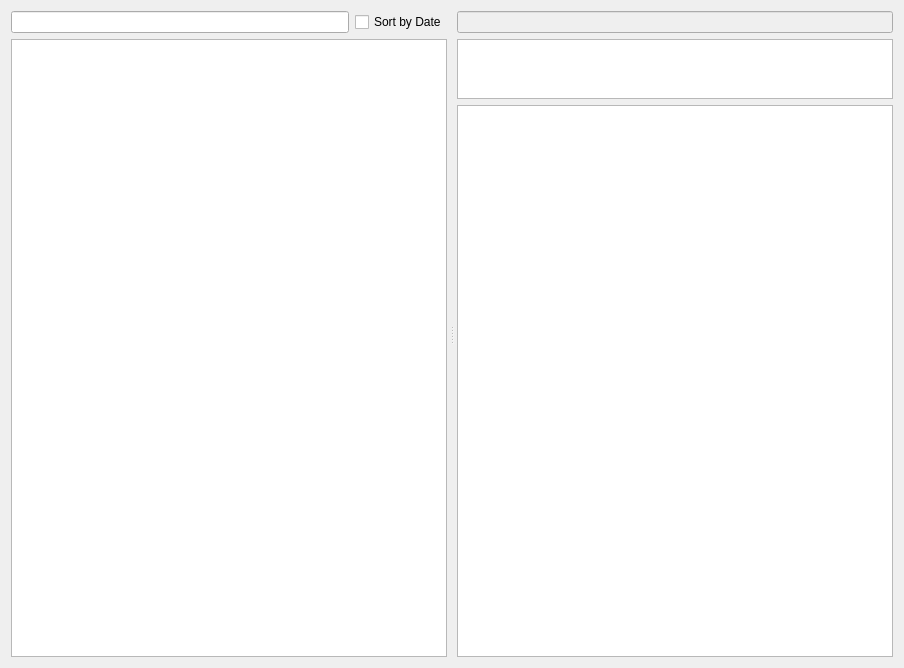
<?xml version="1.0" encoding="UTF-8"?>
<ui version="4.0">
 <class>diary_search_dialog</class>
 <widget class="QDialog" name="diary_search_dialog">
  <property name="geometry">
   <rect>
    <x>0</x>
    <y>0</y>
    <width>904</width>
    <height>668</height>
   </rect>
  </property>
  <property name="windowTitle">
   <string>Search Diary Text</string>
  </property>
  <property name="windowIcon">
   <iconset resource="resource.qrc">
    <normaloff>:/icon/holoico_trans.ico</normaloff>:/icon/holoico_trans.ico</iconset>
  </property>
  <layout class="QHBoxLayout" name="horizontalLayout_2">
   <item>
    <widget class="QSplitter" name="splitter">
     <property name="orientation">
      <enum>Qt::Horizontal</enum>
     </property>
     <property name="handleWidth">
      <number>10</number>
     </property>
     <widget class="QWidget" name="layoutWidget">
      <layout class="QVBoxLayout" name="verticalLayout">
       <item>
        <layout class="QHBoxLayout" name="horizontalLayout">
         <item>
          <widget class="QLineEdit" name="lineEdit"/>
         </item>
         <item>
          <widget class="QCheckBox" name="checkBox">
           <property name="text">
            <string>Sort by Date</string>
           </property>
          </widget>
         </item>
        </layout>
       </item>
       <item>
        <widget class="QListWidget" name="listWidget">
         <property name="minimumSize">
          <size>
           <width>220</width>
           <height>0</height>
          </size>
         </property>
         <property name="dragDropMode">
          <enum>QAbstractItemView::InternalMove</enum>
         </property>
         <property name="defaultDropAction">
          <enum>Qt::MoveAction</enum>
         </property>
         <property name="spacing">
          <number>10</number>
         </property>
         <property name="wordWrap">
          <bool>true</bool>
         </property>
        </widget>
       </item>
      </layout>
     </widget>
     <widget class="QWidget" name="layoutWidget1">
      <layout class="QVBoxLayout" name="verticalLayout_2">
       <item>
        <widget class="QLineEdit" name="lineEdit_date">
         <property name="enabled">
          <bool>false</bool>
         </property>
        </widget>
       </item>
       <item>
        <widget class="QListWidget" name="listWidget_concept">
         <property name="sizePolicy">
          <sizepolicy hsizetype="Expanding" vsizetype="Preferred">
           <horstretch>0</horstretch>
           <verstretch>0</verstretch>
          </sizepolicy>
         </property>
         <property name="maximumSize">
          <size>
           <width>16777215</width>
           <height>60</height>
          </size>
         </property>
         <property name="dragEnabled">
          <bool>false</bool>
         </property>
         <property name="dragDropOverwriteMode">
          <bool>false</bool>
         </property>
         <property name="dragDropMode">
          <enum>QAbstractItemView::InternalMove</enum>
         </property>
         <property name="defaultDropAction">
          <enum>Qt::MoveAction</enum>
         </property>
         <property name="selectionMode">
          <enum>QAbstractItemView::ExtendedSelection</enum>
         </property>
         <property name="movement">
          <enum>QListView::Free</enum>
         </property>
         <property name="flow">
          <enum>QListView::LeftToRight</enum>
         </property>
         <property name="resizeMode">
          <enum>QListView::Adjust</enum>
         </property>
         <property name="spacing">
          <number>5</number>
         </property>
         <property name="viewMode">
          <enum>QListView::IconMode</enum>
         </property>
         <property name="wordWrap">
          <bool>false</bool>
         </property>
         <property name="selectionRectVisible">
          <bool>true</bool>
         </property>
        </widget>
       </item>
       <item>
        <widget class="QTextEdit" name="textEdit">
         <property name="sizePolicy">
          <sizepolicy hsizetype="Expanding" vsizetype="MinimumExpanding">
           <horstretch>0</horstretch>
           <verstretch>0</verstretch>
          </sizepolicy>
         </property>
         <property name="readOnly">
          <bool>true</bool>
         </property>
        </widget>
       </item>
      </layout>
     </widget>
    </widget>
   </item>
  </layout>
 </widget>
 <resources>
  <include location="resource.qrc"/>
 </resources>
 <connections/>
</ui>
